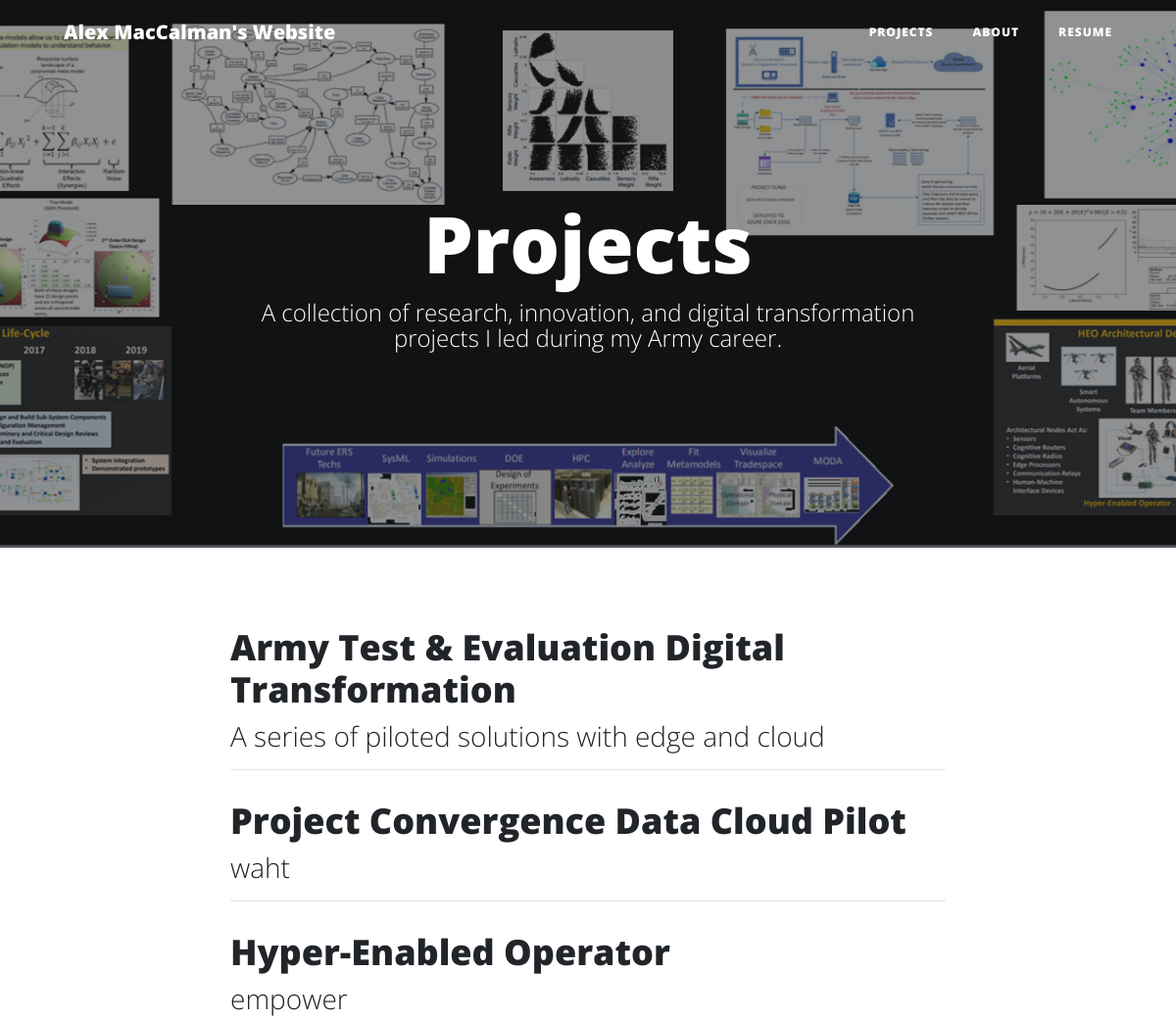
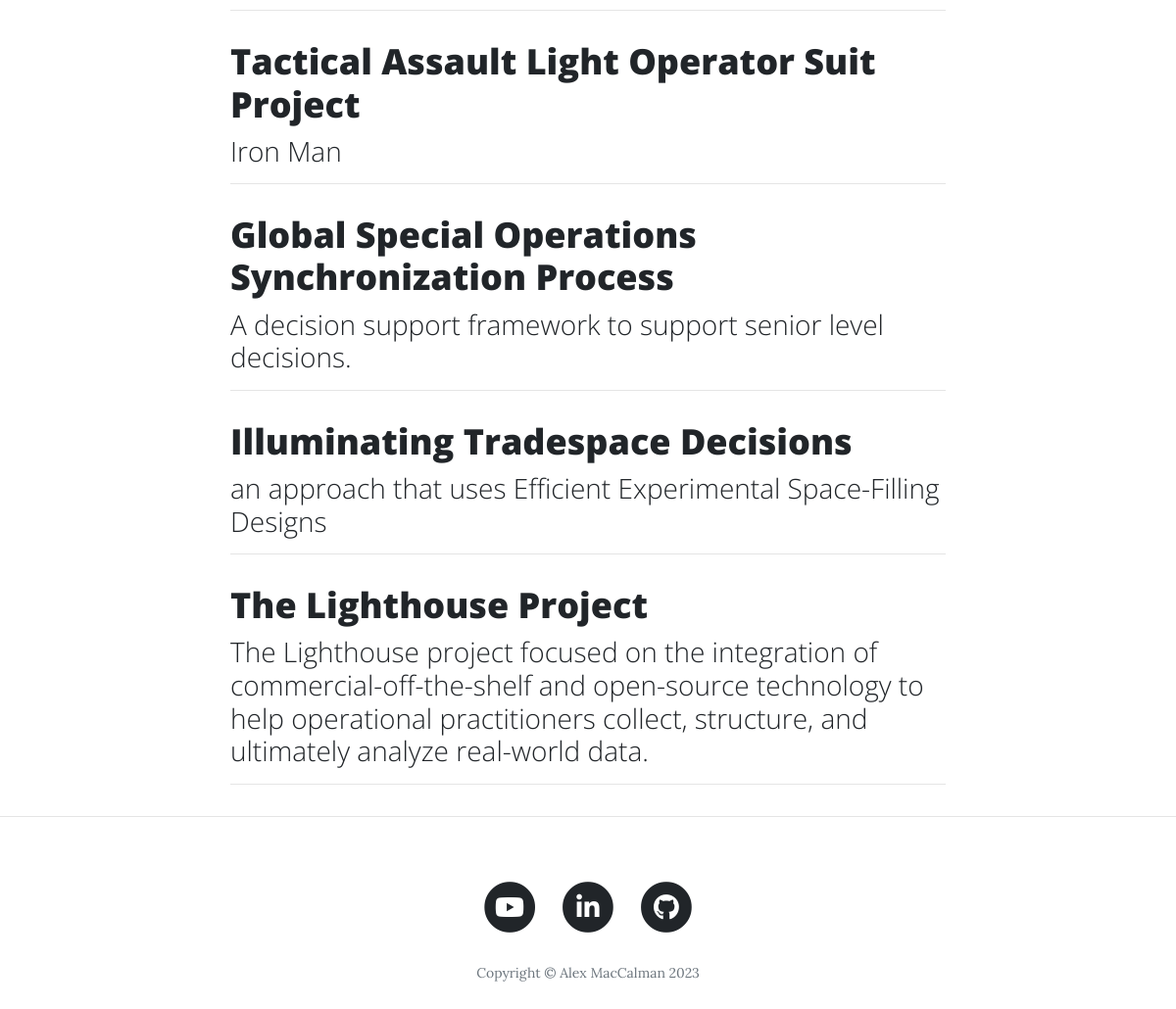
The page / on the database its author committed (2 pictures, top to bottom).
### main.py (models this page shows)
class BlogPost(db.Model):
    __tablename__ = "blog_posts"
    id = db.Column(db.Integer, primary_key=True)
    author = db.Column(db.String(250), nullable=False)
    title = db.Column(db.String(250), unique=True, nullable=False)
    subtitle = db.Column(db.String(500), nullable=False)
    date = db.Column(db.String(250), nullable=False)
    body = db.Column(db.Text, nullable=False)
    img_url = db.Column(db.String(250), nullable=True)

### main.py (the view)
@app.route('/')
def get_all_posts():
    posts = BlogPost.query.all()
    return render_template("index.html", all_posts=posts, logged_in=current_user.is_authenticated)

### templates/index.html (shortened to what this page needs)
{% include "header.html" %}
  <header class="masthead" style="background-image: url({{ url_for('static', filename='img/projects.png')}})">
    <div class="overlay"></div>
    <div class="container">
      <div class="row">
        <div class="col-lg-8 col-md-10 mx-auto">
          <div class="site-heading">
            <h1>Projects</h1>
            <span class="subheading">A collection of research, innovation, and digital transformation projects I led during my Army career.</span>
          </div>
        </div>
      </div>
    </div>
  </header>
  <div class="container">
    <div class="row">
      <div class="col-lg-8 col-md-10 mx-auto">
        {% for post in all_posts %}
        <div class="post-preview">
          <a href="{{ url_for('show_post', post_id=post.id) }}">
            <h2 class="post-title">
              {{post.title}}
            </h2>
            <h3 class="post-subtitle">
              {{post.subtitle}}
            </h3>
          </a>
        </div>
        <hr>
        {% endfor %}
      </div>
    </div>
  </div>
  <hr>
{% include "footer.html" %}

### templates/header.html (shortened to what this page needs)
<!DOCTYPE html>
<html lang="en">
<head>
  <link href="{{ url_for('static', filename='vendor/bootstrap/css/bootstrap.min.css') }}" rel="stylesheet">
  <link href="{{ url_for('static', filename='vendor/fontawesome-free/css/all.min.css')}}" rel="stylesheet" type="text/css">
  <link href="{{ url_for('static', filename='css/clean-blog.min.css')}}" rel="stylesheet">
</head>
<body>
  <nav class="navbar navbar-expand-lg navbar-light fixed-top" id="mainNav">
    <div class="container">
      <a class="navbar-brand" href="{{url_for('get_all_posts')}}">Alex MacCalman's Website</a>
      <div class="collapse navbar-collapse" id="navbarResponsive">
        <ul class="navbar-nav ml-auto">
          <li class="nav-item">
            <a class="nav-link" href="{{ url_for('get_all_posts') }}">Projects</a>
          </li>
          <li class="nav-item">
            <a class="nav-link" href="{{ url_for('about') }}">About</a>
          </li>
          <li class="nav-item">
            <a class="nav-link" href="https://www.alexandermaccalman.com/" target="_blank">Resume</a>
          </li>
        </ul>
      </div>
    </div>
  </nav>

### templates/footer.html (shortened to what this page needs)
  <footer>
    <div class="container">
      <div class="row">
        <div class="col-lg-8 col-md-10 mx-auto">
          <ul class="list-inline text-center">
            <li class="list-inline-item">
              <a href="https://www.youtube.com/channel/UCm2OdPoaI8f4zLyMey_0LAg/videos" target="_blank">
                <span class="fa-stack fa-lg">
                  <i class="fas fa-circle fa-stack-2x"></i>
                  <i class="fab fa-youtube fa-stack-1x fa-inverse"></i>
                </span>
              </a>
            </li>
            <li class="list-inline-item">
              <a href="https://www.linkedin.com/in/alexmaccalman/" target="_blank">
                <span class="fa-stack fa-lg">
                  <i class="fas fa-circle fa-stack-2x"></i>
                  <i class="fab fa-linkedin-in fa-stack-1x fa-inverse"></i>
                </span>
              </a>
            </li>
            <li class="list-inline-item">
              <a href="https://github.com/alexmaccalman" target="_blank">
                <span class="fa-stack fa-lg">
                  <i class="fas fa-circle fa-stack-2x"></i>
                  <i class="fab fa-github fa-stack-1x fa-inverse"></i>
                </span>
              </a>
            </li>
          </ul>
          <p class="copyright text-muted">Copyright &copy; Alex MacCalman 2023</p>
        </div>
      </div>
    </div>
  </footer>
</body>
</html>

### rows shown on the page
BlogPost: title "Army Test & Evaluation Digital Transformation", subtitle "A series of piloted solutions with edge and cloud"
BlogPost: title "Project Convergence Data Cloud Pilot", subtitle "waht"
BlogPost: title "Hyper-Enabled Operator", subtitle "empower"
BlogPost: title "Tactical Assault Light Operator Suit Project", subtitle "Iron Man"
BlogPost: title "Global Special Operations Synchronization Process", subtitle "A decision support framework to support senior level decisions."
BlogPost: title "Illuminating Tradespace Decisions", subtitle "an approach that uses Efficient Experimental Space-Filling Designs"
BlogPost: title "The Lighthouse Project", subtitle "The Lighthouse project focused on the integration of commercial-off-the-shelf and open-source technology to help operational practitioners collect, structure, and ultimately analyze real-world data."
